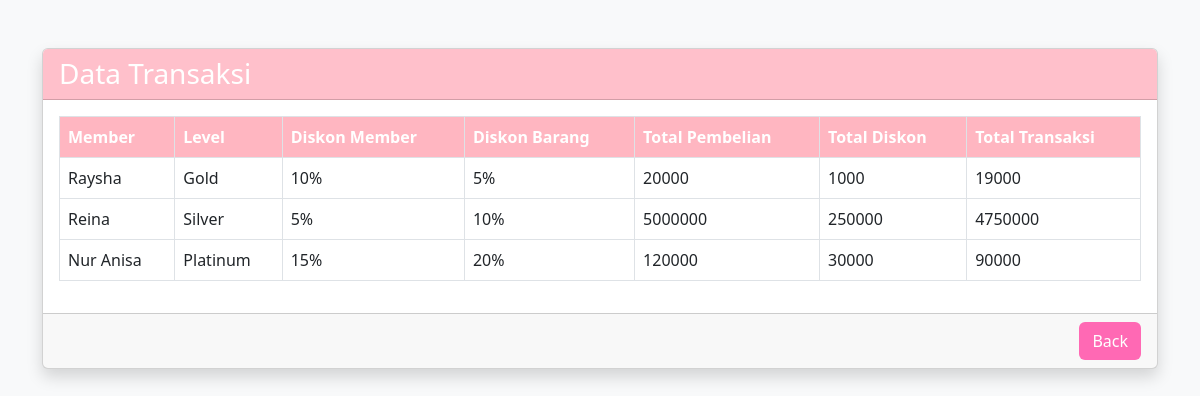
The page /view_report.php on the database its author committed.
### tables this page shows
CREATE TABLE `transaksi` (
  `id_transaksi` int(11) NOT NULL,
  `id_member` int(11) NOT NULL,
  `id_barang` int(11) NOT NULL,
  `jumlah_barang` int(11) NOT NULL,
  `total_harga` int(11) NOT NULL,
  `total_diskon` int(11) NOT NULL
);

CREATE TABLE `member` (
  `id_member` int(11) NOT NULL,
  `nama_member` varchar(50) NOT NULL,
  `level` varchar(50) NOT NULL,
  `diskon_member` int(11) NOT NULL
);

### view_report.php (the view, shortened to what this page needs)
<!DOCTYPE html>
<html lang="en">
<head>
    <link href="https://cdn.jsdelivr.net/npm/bootstrap@5.3.0/dist/css/bootstrap.min.css" rel="stylesheet">
</head>
<body class="bg-light">
    <div class="container mt-5">
        <div class="card shadow">
            <div class="card-header bg-pink text-white">
                <h3 class="mb-0">Data Transaksi</h3>
            </div>
            <div class="card-body">
                <?php
                $koneksi = new mysqli("localhost", "root", "", "uts");
                $sql = "
                SELECT
                    m.nama_member AS Member,
                    m.level AS Level,
                    CONCAT(m.diskon_member, '%') AS Diskon_Member,
                    CONCAT(k.diskon_kategori, '%') AS Diskon_Barang,
                    t.total_harga AS Total_Pembelian,
                    t.total_diskon AS Total_Diskon,
                    (t.total_harga - t.total_diskon) AS Total_Transaksi
                FROM transaksi t
                JOIN member m ON t.id_member = m.id_member
                JOIN barang b ON t.id_barang = b.id_barang
                JOIN kategori k ON b.id_kategori = k.id_kategori;
                ";
                $result = $koneksi->query($sql);
                if ($result->num_rows > 0): ?>
                    <div class="table-responsive">
                        <table class="table table-bordered table-hover">
                            <thead class="table-pink">
                                <tr>
                                    <th>Member</th>
                                    <th>Level</th>
                                    <th>Diskon Member</th>
                                    <th>Diskon Barang</th>
                                    <th>Total Pembelian</th>
                                    <th>Total Diskon</th>
                                    <th>Total Transaksi</th>
                                </tr>
                            </thead>
                            <tbody>
                                <?php while ($row = $result->fetch_assoc()): ?>
                                    <tr>
                                        <td><?= htmlspecialchars($row['Member']) ?></td>
                                        <td><?= htmlspecialchars($row['Level']) ?></td>
                                        <td><?= htmlspecialchars($row['Diskon_Member']) ?></td>
                                        <td><?= htmlspecialchars($row['Diskon_Barang']) ?></td>
                                        <td><?= htmlspecialchars($row['Total_Pembelian']) ?></td>
                                        <td><?= htmlspecialchars($row['Total_Diskon']) ?></td>
                                        <td><?= htmlspecialchars($row['Total_Transaksi']) ?></td>
                                    </tr>
                                <?php endwhile; ?>
                            </tbody>
                        </table>
                    </div>
                <?php else: ?>
                    <div class="alert alert-warning" role="alert">
                        Tidak ada data yang tersedia.
                    </div>
                <?php endif; ?>
            </div>
            <div class="card-footer text-end">
                <a href="index.php" class="btn btn-pink">Back</a>
            </div>
        </div>
    </div>
</body>
</html>

### view_report.php (style rules this page uses)
.bg-pink { background-color: #ffc0cb !important; }
.btn-pink { background-color: #ff69b4 !important; color: white !important; }
.table-pink th { background-color: #ffb6c1 !important; color: white !important; }

### rows shown on the page
transaksi: id_member.nama_member "Raysha", id_member.level "Gold", Diskon_Member "10%", Diskon_Barang "5%", total_harga "20000", total_diskon "1000", Total_Transaksi "19000"
transaksi: id_member.nama_member "Reina", id_member.level "Silver", Diskon_Member "5%", Diskon_Barang "10%", total_harga "5000000", total_diskon "250000", Total_Transaksi "4750000"
transaksi: id_member.nama_member "Nur Anisa", id_member.level "Platinum", Diskon_Member "15%", Diskon_Barang "20%", total_harga "120000", total_diskon "30000", Total_Transaksi "90000"
